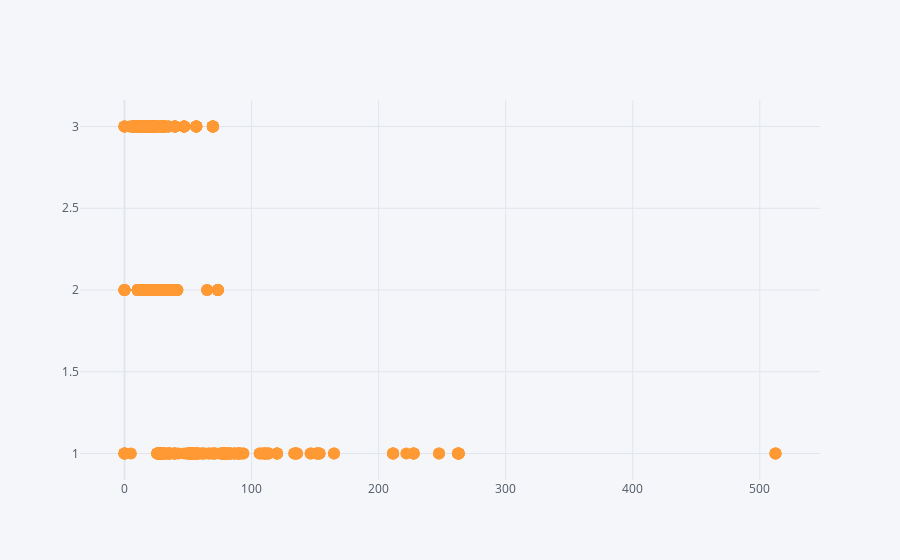

Notebook code cell kept with this figure:
### Code cell
df2.iplot(x = 'fare',y= 'pclass', mode= 'markers')

### Figure 1 — Plotly figure (JSON) as saved in the notebook; plotly's stock layout.template omitted (floating-point values rounded to 4 significant figures; data arrays with more than 128 entries replaced by an {"elided": "..."} marker saying what was removed)
{"data": [{"line": {"color": "rgba(255, 153, 51, 1.0)", "dash": "solid", "shape": "linear", "width": 1.3}, "marker": {"size": 12, "symbol": "circle"}, "mode": "markers", "name": "pclass", "text": "", "type": "scatter", "x": {"elided": "891 float values"}, "y": {"elided": "891 int values"}}], "layout": {"legend": {"bgcolor": "#F5F6F9", "font": {"color": "#4D5663"}}, "paper_bgcolor": "#F5F6F9", "plot_bgcolor": "#F5F6F9", "title": {"font": {"color": "#4D5663"}}, "xaxis": {"gridcolor": "#E1E5ED", "showgrid": true, "tickfont": {"color": "#4D5663"}, "title": {"font": {"color": "#4D5663"}, "text": ""}, "zerolinecolor": "#E1E5ED"}, "yaxis": {"gridcolor": "#E1E5ED", "showgrid": true, "tickfont": {"color": "#4D5663"}, "title": {"font": {"color": "#4D5663"}, "text": ""}, "zerolinecolor": "#E1E5ED"}}}
